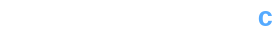
<?xml version="1.0" encoding="UTF-8"?>
<ui version="4.0">
 <class>ClientLabelDisplayForm</class>
 <widget class="QWidget" name="ClientLabelDisplayForm">
  <property name="geometry">
   <rect>
    <x>0</x>
    <y>0</y>
    <width>273</width>
    <height>33</height>
   </rect>
  </property>
  <property name="windowIcon">
   <iconset resource="../Resources/Resources.qrc">
    <normaloff>:/Core/Core/Logo.png</normaloff>:/Core/Core/Logo.png</iconset>
  </property>
  <property name="styleSheet">
   <string notr="true">background: transparent;</string>
  </property>
  <layout class="QVBoxLayout" name="verticalLayout">
   <property name="leftMargin">
    <number>0</number>
   </property>
   <property name="topMargin">
    <number>0</number>
   </property>
   <property name="rightMargin">
    <number>0</number>
   </property>
   <property name="bottomMargin">
    <number>0</number>
   </property>
   <item>
    <widget class="QLabel" name="client_label">
     <property name="font">
      <font>
       <pointsize>20</pointsize>
       <weight>75</weight>
       <bold>true</bold>
      </font>
     </property>
     <property name="contextMenuPolicy">
      <enum>Qt::NoContextMenu</enum>
     </property>
     <property name="styleSheet">
      <string notr="true">color: rgb(85, 170, 255);</string>
     </property>
     <property name="text">
      <string notr="true">c</string>
     </property>
     <property name="textFormat">
      <enum>Qt::PlainText</enum>
     </property>
     <property name="alignment">
      <set>Qt::AlignRight|Qt::AlignTrailing|Qt::AlignVCenter</set>
     </property>
     <property name="textInteractionFlags">
      <set>Qt::NoTextInteraction</set>
     </property>
    </widget>
   </item>
  </layout>
 </widget>
 <resources>
  <include location="../Resources/Resources.qrc"/>
 </resources>
 <connections/>
</ui>
